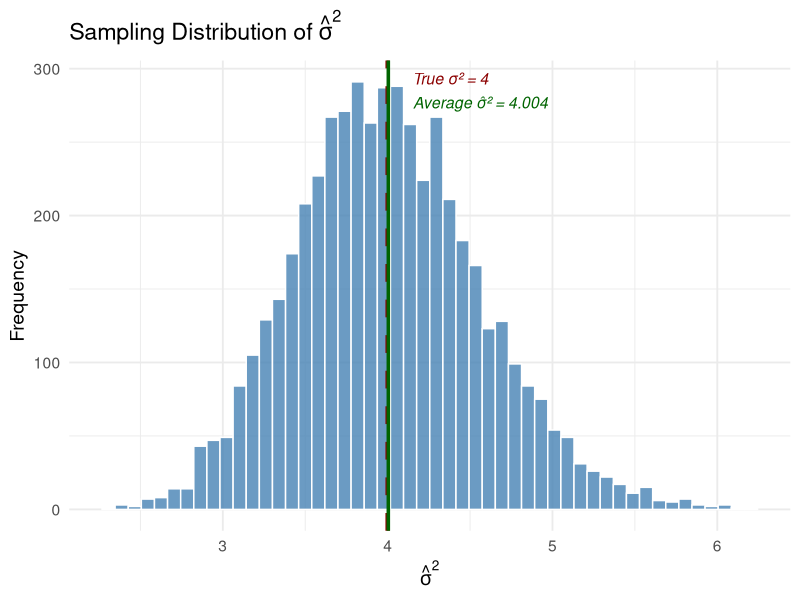
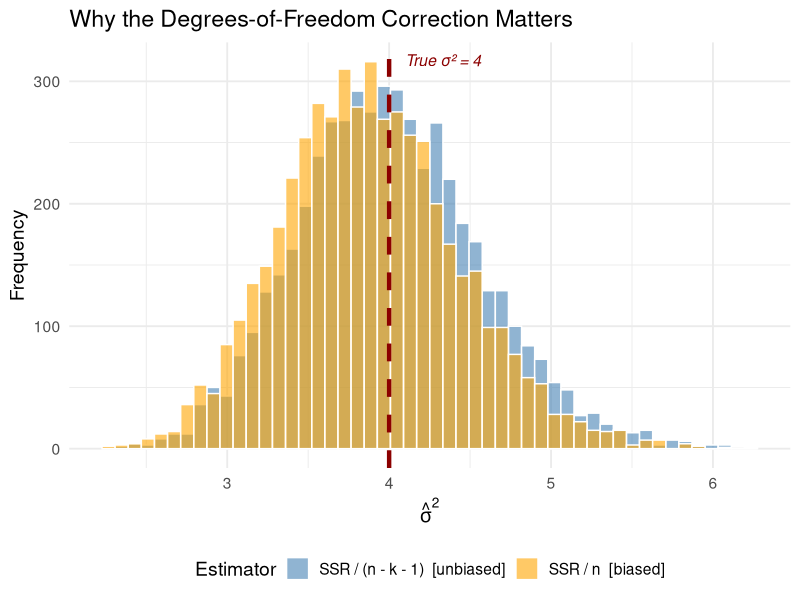
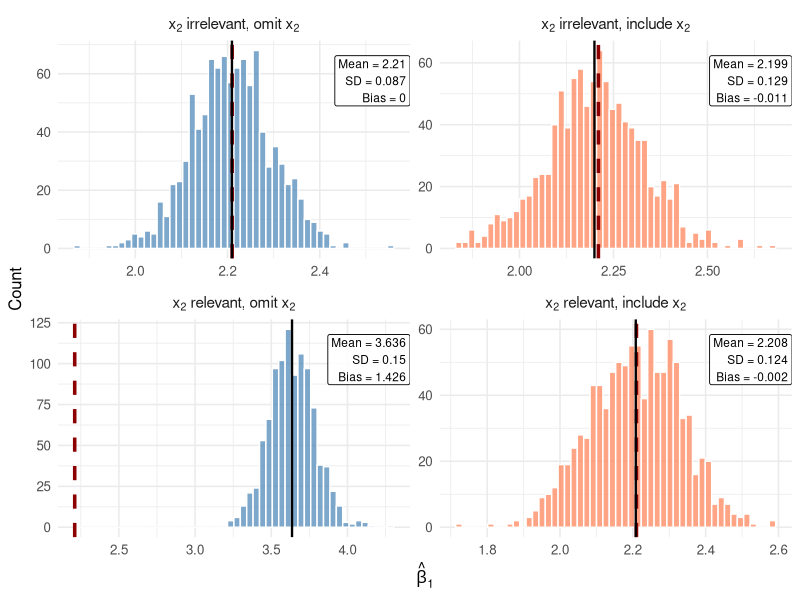

Recreate these plots in R, in order.
## ---- chunk 1
#| echo: false
#| output: false
#| message: false
#| warning: false

library(tidyverse)
library(patchwork)

## ---- chunk 2
#| echo: true

# Load data
data(mtcars)

# Bivariate regression
lm_bivariate <- lm(mpg ~ hp, data = mtcars)

# Multivariate regression (adding weight as control)
lm_multivariate <- lm(mpg ~ hp + wt, data = mtcars)
## ---- chunk 3
#| echo: true

summary(lm_bivariate)
## ---- chunk 4
#| echo: true

summary(lm_multivariate)
## ---- chunk 5
#| echo: true
#| code-fold: true
#| code-summary: "Code: Simulated Population Data"

# Simulate wage data
set.seed(12345)
n <- 5000

# Create data where:
# - More educated workers are more likely to be in high-paying industries
# - Industry independently affects wages
wage_data <- tibble(
  # Education: 1 = HS, 2 = Some College, 3 = Bachelor's+
  educ_years = sample(c(12, 14, 16), n, replace = TRUE, prob = c(0.4, 0.3, 0.3)),
  
  # Higher education -> more likely in professional services (high pay industry)
  ind_professional = rbinom(n, 1, prob = case_when(
    educ_years == 12 ~ 0.20,
    educ_years == 14 ~ 0.40,
    educ_years == 16 ~ 0.65
  )),
  
  # Wages depend on education AND industry
  wage = 25000 + 
    3000 * (educ_years - 12) +     # True education effect: $3000 per year
    15000 * ind_professional +      # Industry premium: $15000
    rnorm(n, 0, 8000)
) |>
  mutate(
    educ_cat = case_when(
      educ_years == 12 ~ "HS Only",
      educ_years == 14 ~ "Some College", 
      educ_years == 16 ~ "Bachelor's+"
    ),
    industry = ifelse(ind_professional == 1, "Professional", "Other")
  )
## ---- chunk 6
#| echo: true

naive_means <- wage_data |>
  group_by(educ_cat, educ_years) |>
  summarise(avg_wage = mean(wage), n = n(), .groups = "drop") |>
  arrange(educ_years)

naive_means |>
  knitr::kable(
    col.names = c("Education", "Years", "Avg Wage ($)", "N"),
    digits = 0
  )
## ---- chunk 7
#| echo: false

# Calculate naive differences
hs_wage <- naive_means$avg_wage[naive_means$educ_years == 12]
sc_wage <- naive_means$avg_wage[naive_means$educ_years == 14]
ba_wage <- naive_means$avg_wage[naive_means$educ_years == 16]

naive_sc_diff <- sc_wage - hs_wage
naive_ba_diff <- ba_wage - hs_wage
## ---- chunk 8
#| echo: true

naive_ols <- lm(wage ~ educ_years, data = wage_data)

summary(naive_ols)

## ---- chunk 9
#| echo: true
#| label: tbl-matching-detailed
#| tbl-cap: "Average wages by education and industry"

cell_means <- wage_data |>
  group_by(industry, educ_cat, educ_years) |>
  summarise(avg_wage = mean(wage), n = n(), .groups = "drop") |>
  arrange(industry, educ_years)

cell_means |>
  select(industry, educ_cat, avg_wage, n) |>
  knitr::kable(
    col.names = c("Industry", "Education", "Avg Wage ($)", "N"),
    digits = 0
  )
## ---- chunk 10
#| echo: true

within_industry <- cell_means |>
  group_by(industry) |>
  mutate(
    diff_from_hs = avg_wage - avg_wage[educ_years == 12]
  ) |>
  filter(educ_years > 12) |>
  select(industry, educ_cat, diff_from_hs, n)

within_industry |>
  knitr::kable(
    col.names = c("Industry", "Education", "Wage Diff vs HS ($)", "N in Cell"),
    digits = 0
  )
## ---- chunk 11
#| echo: true

# Total workers in each industry
industry_totals <- wage_data |>
  count(industry) |>
  mutate(weight = n / sum(n))

industry_totals |>
  knitr::kable(
    col.names = c("Industry", "N", "Weight"),
    digits = 3
  )
## ---- chunk 12
#| echo: true

# Get the within-industry differences for Bachelor's+
ba_diffs <- within_industry |>
  filter(educ_cat == "Bachelor's+") |>
  left_join(industry_totals, by = "industry")

ba_diffs |>
  select(industry, diff_from_hs, weight) |>
  knitr::kable(
    col.names = c("Industry", "Within-Industry Diff ($)", "Weight"),
    digits = c(0, 0, 3)
  )

# Weighted average
weighted_avg <- sum(ba_diffs$diff_from_hs * ba_diffs$weight)
## ---- chunk 13
#| echo: true

# Create numeric education variable (years beyond HS - just to get easier to interpret numbers)
wage_data <- wage_data |>
  mutate(educ_beyond_hs = educ_years - 12)

# Regression controlling for industry
lm_controlled <- lm(wage ~ educ_beyond_hs + ind_professional, data = wage_data)
summary(lm_controlled)
## ---- chunk 14
#| echo: true

lm_naive <- lm(wage ~ educ_beyond_hs, data = wage_data)
coef(lm_naive)["educ_beyond_hs"]
## ---- chunk 15
#| echo: true

# Compare R-squared and Adjusted R-squared
c(
  "Bivariate R-sq" = summary(lm_bivariate)$r.squared,
  "Bivariate Adj R-sq" = summary(lm_bivariate)$adj.r.squared,
  "Multivariate R-sq" = summary(lm_multivariate)$r.squared,
  "Multivariate Adj R-sq" = summary(lm_multivariate)$adj.r.squared
)
## ---- chunk 16
#| label: fig-sigma-hat-sim
#| fig-cap: "Distribution of $\\hat{\\sigma}^2$ across 5,000 simulated samples. The estimator is centered on the true $\\sigma^2 = 4$, confirming it is unbiased."
#| echo: true
#| code-fold: true

set.seed(325)

# --- Population parameters ---
n <- 100          # sample size
true_sigma2 <- 4  # the TRUE error variance (σ² = 4)
n_sims <- 5000    # number of simulations

# --- Run the simulation ---
sigma2_hat <- numeric(n_sims)

for (i in 1:n_sims) {
  # Generate data from a known DGP: y = 2 + 3*x1 + 1*x2 + μ
  x1 <- rnorm(n)
  x2 <- rnorm(n)
  mu <- rnorm(n, mean = 0, sd = sqrt(true_sigma2))  # errors with σ² = 4
  y <- 2 + 3 * x1 + 1 * x2 + mu

  # Estimate the model
  reg <- lm(y ~ x1 + x2)

  # Compute σ̂² = SSR / (n - k - 1)
  residuals_sq <- residuals(reg)^2
  sigma2_hat[i] <- sum(residuals_sq) / (n - 2 - 1)  # n - k - 1 = 100 - 2 - 1 = 97
}

# --- Visualize the results ---
ggplot(tibble(sigma2_hat), aes(x = sigma2_hat)) +
  geom_histogram(fill = "steelblue", color = "white", bins = 50, alpha = 0.8) +
  geom_vline(xintercept = true_sigma2, color = "darkred", linewidth = 1.5, linetype = "dashed") +
  geom_vline(xintercept = mean(sigma2_hat), color = "darkgreen", linewidth = 1.2) +
  annotate("text", x = true_sigma2 + 0.15, y = Inf, vjust = 2,
           label = paste0("True σ² = ", true_sigma2),
           color = "darkred", size = 4, hjust = 0, fontface = "italic") +
  annotate("text", x = mean(sigma2_hat) + 0.15, y = Inf, vjust = 4,
           label = paste0("Average σ̂² = ", round(mean(sigma2_hat), 3)),
           color = "darkgreen", size = 4, hjust = 0, fontface = "italic") +
  labs(x = expression(hat(sigma)^2),
       y = "Frequency",
       title = expression(paste("Sampling Distribution of ", hat(sigma)^2))) +
  theme_minimal(base_size = 14)
## ---- chunk 17
#| label: fig-sigma-hat-biased
#| fig-cap: "Comparing the unbiased estimator $SSR/(n-k-1)$ to the naive estimator $SSR/n$. Dividing by $n$ systematically underestimates $\\sigma^2$."
#| echo: true
#| code-fold: true

# Compute the naive (biased) estimator that divides by n
sigma2_naive <- sigma2_hat * (n - 2 - 1) / n  # convert back: multiply by (n-k-1) then divide by n

bind_rows(
  tibble(estimate = sigma2_hat, type = "SSR / (n - k - 1)  [unbiased]"),
  tibble(estimate = sigma2_naive, type = "SSR / n  [biased]")
) |>
  ggplot(aes(x = estimate, fill = type)) +
  geom_histogram(alpha = 0.6, bins = 50, color = "white", position = "identity") +
  geom_vline(xintercept = true_sigma2, color = "darkred", linewidth = 1.5, linetype = "dashed") +
  scale_fill_manual(values = c("steelblue", "orange")) +
  annotate("text", x = true_sigma2 + 0.1, y = Inf, vjust = 2,
           label = paste0("True σ² = ", true_sigma2),
           color = "darkred", size = 4, hjust = 0, fontface = "italic") +
  labs(x = expression(hat(sigma)^2),
       y = "Frequency",
       fill = "Estimator",
       title = "Why the Degrees-of-Freedom Correction Matters") +
  theme_minimal(base_size = 14) +
  theme(legend.position = "bottom")
## ---- chunk 18
#| echo: false
#| label: fig-bias-variance
#| fig-cap: "The bias-variance tradeoff across all four cases. Each panel shows the sampling distribution of $\\hat{\\beta}_1$ from 1,000 simulations. The dashed red line marks the true $\\beta_1 = 2.21$."
#| fig-width: 12
#| fig-height: 8
#| out-width: "100%"
#| cache: true
#| warning: false

set.seed(124890)

n_pop <- 10000

# DGP: correlation between x1 and x2 of r ≈ 0.75
# Variance inflation factor ≈ 2.3x — visible but not extreme
pop_irrelevant <- tibble(
  x2 = rnorm(n_pop, 50, 15),
  err = rnorm(n_pop, 0, 10),
  x1 = 10 + 0.6 * x2 + rnorm(n_pop, 0, 8),
  y = 8.78 + 2.21 * x1 + err  # Note: no x2 effect
)

pop_relevant <- tibble(
  x2 = rnorm(n_pop, 50, 15),
  err = rnorm(n_pop, 0, 10),
  x1 = 10 + 0.6 * x2 + rnorm(n_pop, 0, 8),
  y = 8.78 + 2.21 * x1 + 1.5 * x2 + err  # x2 has effect
)

# Simulation function
simulate_estimates <- function(pop_data, include_x2, n_sims = 1000, sample_size = 100) {
  map_dfr(1:n_sims, function(i) {
    samp <- slice_sample(pop_data, n = sample_size)
    if (include_x2) {
      reg <- lm(y ~ x1 + x2, data = samp)
    } else {
      reg <- lm(y ~ x1, data = samp)
    }
    tibble(b1 = coef(reg)["x1"])
  })
}

# Run simulations
set.seed(42)
irrel_omit    <- simulate_estimates(pop_irrelevant, include_x2 = FALSE)
irrel_include <- simulate_estimates(pop_irrelevant, include_x2 = TRUE)
rel_omit      <- simulate_estimates(pop_relevant,   include_x2 = FALSE)
rel_include   <- simulate_estimates(pop_relevant,   include_x2 = TRUE)

true_beta <- 2.21

# Combine all simulations into one data frame for faceting
# Use plotmath-parseable strings for facet labels (renders in both HTML and PDF)
all_sims <- bind_rows(
  irrel_omit    |> mutate(case = "x[2]~'irrelevant,'~'omit'~x[2]"),
  irrel_include |> mutate(case = "x[2]~'irrelevant,'~'include'~x[2]"),
  rel_omit      |> mutate(case = "x[2]~'relevant,'~'omit'~x[2]"),
  rel_include   |> mutate(case = "x[2]~'relevant,'~'include'~x[2]")
) |>
  mutate(
    case = factor(case, levels = c(
      "x[2]~'irrelevant,'~'omit'~x[2]",
      "x[2]~'irrelevant,'~'include'~x[2]",
      "x[2]~'relevant,'~'omit'~x[2]",
      "x[2]~'relevant,'~'include'~x[2]"
    )),
    fill_group = ifelse(grepl("omit", case), "omit", "include")
  )

# Summary stats for annotation labels
sum_stats <- all_sims |>
  summarise(
    sim_mean = mean(b1),
    sim_sd = sd(b1),
    bias = mean(b1) - true_beta,
    .by = c(case, fill_group)
  )

ggplot(all_sims, aes(x = b1, fill = fill_group)) +
  geom_histogram(alpha = 0.7, bins = 50, color = "white") +
  geom_vline(xintercept = true_beta, color = "darkred", linewidth = 1.2, linetype = "dashed") +
  geom_vline(data = sum_stats, aes(xintercept = sim_mean),
             color = "black", linewidth = 0.8, linetype = "solid") +
  geom_label(
    data = sum_stats,
    aes(x = Inf, y = Inf,
        label = paste0("Mean = ", round(sim_mean, 3),
                        "\nSD = ", round(sim_sd, 3),
                        "\nBias = ", round(bias, 3))),
    hjust = 1, vjust = 1.3, size = 3, fill = "white", alpha = 0.85,
    label.size = 0.3, inherit.aes = FALSE
  ) +
  facet_wrap(~ case, ncol = 2, scales = "free", labeller = label_parsed) +
  scale_fill_manual(values = c("omit" = "steelblue", "include" = "coral"),
                    labels = c("omit" = expression("Omit"~x[2]),
                               "include" = expression("Include"~x[2]))) +
  labs(
    x = expression(hat(beta)[1]),
    y = "Count",
    fill = "Model"
  ) +
  theme_minimal(base_size = 12) +
  theme(
    legend.position = "none",
    strip.text = element_text(face = "bold", size = 11)
  )
